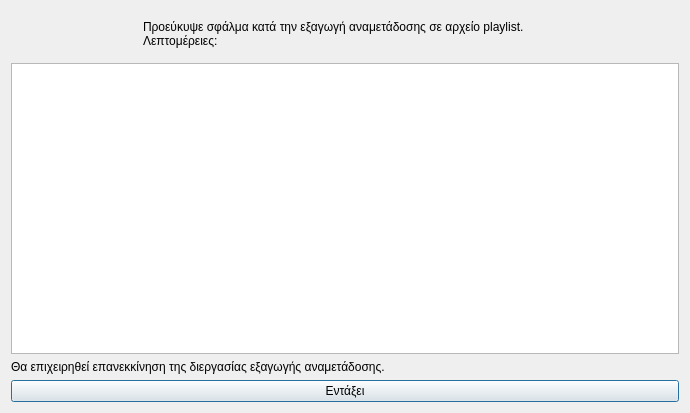
<?xml version="1.0" encoding="UTF-8"?>
<ui version="4.0">
 <class>Dialog</class>
 <widget class="QDialog" name="Dialog">
  <property name="geometry">
   <rect>
    <x>0</x>
    <y>0</y>
    <width>690</width>
    <height>413</height>
   </rect>
  </property>
  <property name="windowTitle">
   <string>Σφάλμα στην διεργασία εξαγωγής αναμετάδοσης</string>
  </property>
  <property name="windowIcon">
   <iconset resource="../../../icons.qrc">
    <normaloff>:/rest-windows/assets/images/rest-windows/information.png</normaloff>:/rest-windows/assets/images/rest-windows/information.png</iconset>
  </property>
  <layout class="QGridLayout" name="gridLayout">
   <item row="0" column="0">
    <widget class="QFrame" name="frame">
     <property name="styleSheet">
      <string notr="true">QFrame{border:0px;}</string>
     </property>
     <property name="frameShape">
      <enum>QFrame::StyledPanel</enum>
     </property>
     <property name="frameShadow">
      <enum>QFrame::Raised</enum>
     </property>
     <layout class="QHBoxLayout" name="horizontalLayout">
      <item>
       <widget class="QLabel" name="image_label">
        <property name="maximumSize">
         <size>
          <width>117</width>
          <height>117</height>
         </size>
        </property>
        <property name="text">
         <string/>
        </property>
        <property name="pixmap">
         <pixmap resource="../../../icons.qrc">:/rest-windows/assets/images/rest-windows/information.png</pixmap>
        </property>
        <property name="scaledContents">
         <bool>true</bool>
        </property>
       </widget>
      </item>
      <item>
       <widget class="QLabel" name="label">
        <property name="text">
         <string>Προεύκυψε σφάλμα κατά την εξαγωγή αναμετάδοσης σε αρχείο playlist.
Λεπτομέρειες:</string>
        </property>
        <property name="alignment">
         <set>Qt::AlignJustify|Qt::AlignVCenter</set>
        </property>
       </widget>
      </item>
     </layout>
    </widget>
   </item>
   <item row="3" column="0">
    <widget class="QPushButton" name="ok">
     <property name="text">
      <string>Εντάξει</string>
     </property>
     <property name="icon">
      <iconset resource="../../../icons.qrc">
       <normaloff>:/rest-windows/assets/images/rest-windows/ok.png</normaloff>:/rest-windows/assets/images/rest-windows/ok.png</iconset>
     </property>
    </widget>
   </item>
   <item row="1" column="0">
    <widget class="QPlainTextEdit" name="details"/>
   </item>
   <item row="2" column="0">
    <widget class="QLabel" name="label_2">
     <property name="text">
      <string>Θα επιχειρηθεί επανεκκίνηση της διεργασίας εξαγωγής αναμετάδοσης.</string>
     </property>
     <property name="alignment">
      <set>Qt::AlignJustify|Qt::AlignVCenter</set>
     </property>
    </widget>
   </item>
  </layout>
 </widget>
 <tabstops>
  <tabstop>details</tabstop>
  <tabstop>ok</tabstop>
 </tabstops>
 <resources>
  <include location="../../../icons.qrc"/>
  <include location="../../../icons.qrc"/>
  <include location="../../../icons.qrc"/>
  <include location="../../../icons.qrc"/>
 </resources>
 <connections/>
</ui>
